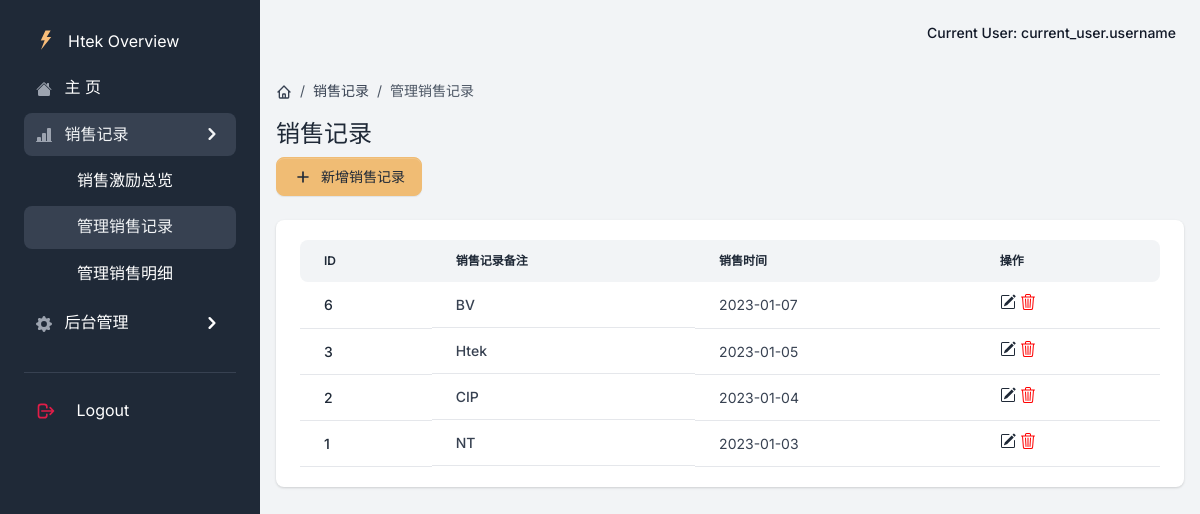
The page /record on the database its author committed.
### app/models.py (models this page shows)
class Record(db.Model):  # 销售记录表
    __tablename__ = 'Record'
    id = db.Column(db.Integer, primary_key=True, autoincrement=True)
    name = db.Column(db.String(64), nullable=False)
    seller = db.Column(db.String(64), nullable=False)
    sale_time = db.Column(db.Date, default=datetime.date.today())

### app/excitation/views.py (the view, shortened to what this page needs)
class RecordView(MethodView):
    def get(self):
        data = DataBaseUtils.query_record(seller='yaki.guo')
        return render_template('excitation/record.html', segment='excitation_record', data=data)

### app/__init__.py (called while the page is built)
@login_manager.request_loader
def request_loader(request):
    username = request.form.get('username')
    user = {'name': 'yaki', 'f': 'request_loder'}
    return user if user else None

def configure_database(app):
    @app.before_first_request
    def initialize_database():
        try:
            db.create_all()
        except Exception as e:
            print('> Error: DBMS Exception: ' + str(e))
            basedir = os.path.abspath(os.path.dirname(__file__))
            app.config['SQLALCHEMY_DATABASE_URI'] = SQLALCHEMY_DATABASE_URI = 'sqlite:///../DataBase/db.sqlite3'
            print('> Fallback to SQLite ')
            db.create_all()
    @app.teardown_request
    def shutdown_session(exception=None):
        db.session.remove()

### app/models.py (called while the page is built)
    @staticmethod
    def query_record(seller):
        try:
            data = Record.query.filter_by(seller=seller).order_by(Record.sale_time.desc())  # 按时间倒序排列
            return data
        except Exception as e:
            print(e)
            return False

### app/templates/excitation/record.html (shortened to what this page needs)
{% extends "base/base.html" %}
{% block content %}
  <div class="py-4">
      <nav aria-label="breadcrumb" class="d-none d-md-inline-block">
          <ol class="breadcrumb breadcrumb-dark breadcrumb-transparent">
              <li class="breadcrumb-item">
                  <a href="{{url_for('home.home')}}">
                  </a>
              </li>
              <li class="breadcrumb-item"><a href="{{url_for('excitation.all_record')}}">销售记录</a></li>
              <li class="breadcrumb-item active" aria-current="page">管理销售记录</li>
          </ol>
      </nav>
      <div class="d-flex justify-content-between w-100 flex-wrap">
          <div class="mb-3 mb-lg-0">
              <h1 class="h4">销售记录</h1>
              <div class="col-lg-4">
                  <div class="col-log-4 col-sm-3">
                    <button class="btn btn-secondary d-inline-flex align-items-center me-2 dropdown-toggle" data-bs-toggle="modal" data-bs-target="#modal-form" aria-haspopup="true" aria-expanded="false">
                        <svg class="icon icon-xs me-2" fill="none" stroke="currentColor" viewBox="0 0 24 24" xmlns="http://www.w3.org/2000/svg"><path stroke-linecap="round" stroke-linejoin="round" stroke-width="2" d="M12 6v6m0 0v6m0-6h6m-6 0H6"></path></svg>
                        新增销售记录
                    </button>
                  </div>
              </div>
          </div>
      </div>
  </div>
  <div class="card border-0 shadow mb-4">
      <div class="card-body">
          <div class="table-responsive">
              <table class="table table-centered table-nowrap mb-0 rounded">
                  <thead class="thead-light">
                      <tr>
                          <th class="border-0 rounded-start">ID</th>
                          <th class="border-0">销售记录备注</th>
                          <th class="border-0">销售时间</th>
                          <th class="border-0 rounded-end">操作</th>
                      </tr>
                  </thead>
                  <tbody>
                  {% for record in data %}
                      <tr>
                          <td><a href="#" class="text-primary fw-bold">{{record.id}}</a> </td>
                          <td class="fw-bold d-flex align-items-center">{{record.name}}</td>
                          <td>{{record.sale_time}}</td>
                          <td>
                              <a href="#" class="text-primary d-inline-flex align-items-center " onclick="show_edit_modal({{record.id}},'{{record.name}}','{{record.sale_time}}')">
                              </a>
                              <a href="#" class="text-primary d-inline-flex align-items-center " onclick="delete_record({{record.id}},'{{record.name}}')">
                              </a>
                          </td>
                      </tr>
                  {% endfor %}
                  </tbody>
              </table>
          </div>
      </div>
  </div>
{% endblock content %}

### rows shown on the page
Record: id "6", name "BV", sale_time "2023-01-07"
Record: id "3", name "Htek", sale_time "2023-01-05"
Record: id "2", name "CIP", sale_time "2023-01-04"
Record: id "1", name "NT", sale_time "2023-01-03"
